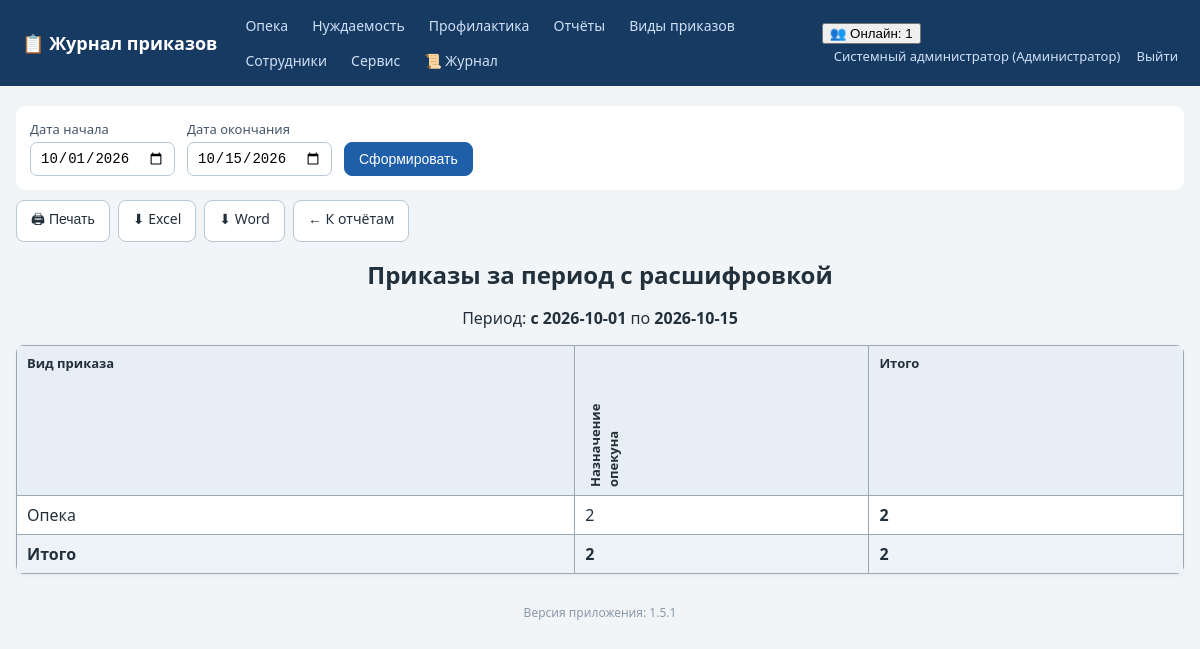
The page /reports/by_period_detail (signed in) on the database its author committed.
### tables this page shows
CREATE TABLE employees (
    id INTEGER PRIMARY KEY AUTOINCREMENT,
    full_name TEXT NOT NULL,
    position TEXT NOT NULL DEFAULT '',
    login TEXT UNIQUE,
    password_hash TEXT,
    role_id INTEGER REFERENCES roles(id)
, pwd_changed_at TEXT);

CREATE TABLE roles (
    id INTEGER PRIMARY KEY AUTOINCREMENT,
    name TEXT UNIQUE NOT NULL
);

CREATE TABLE order_types (
    id INTEGER PRIMARY KEY AUTOINCREMENT,
    kind TEXT NOT NULL,              -- вид приказа (название журнала)
    name TEXT NOT NULL,              -- наименование приказа
    UNIQUE(kind, name)
);

### app.py (the view)
@app.route('/reports/by_period_detail')
def report_by_period_detail():
    user = current_user()
    if not can_view_reports(user):
        abort(403)
    d1, d2 = _report_period()
    rows = _query_report_rows(d1, d2)
    matrix = {}
    col_names = set()
    for r in rows:
        kind = JOURNAL_TITLES[r['journal']]
        name = r['type_name'] or '(не указан)'
        col_names.add(name)
        matrix.setdefault(kind, {})
        matrix[kind][name] = matrix[kind].get(name, 0) + 1
    cols = sorted(col_names)
    table = []
    for kind in [JOURNAL_TITLES[j] for j in JOURNAL_TYPES]:
        if kind in matrix:
            table.append([kind] + [matrix[kind].get(c, 0) for c in cols])
    totals = [sum(row[i] for row in table) for i in range(1, len(cols) + 1)] if table else []
    fmt = request.args.get('fmt')
    if fmt == 'xlsx':
        return _export_xlsx_matrix(d1, d2, ('Вид приказа',) + tuple(cols), table, totals,
                                   'Приказы за период с расшифровкой')
    if fmt == 'docx':
        return _export_docx_matrix(d1, d2, ('Вид приказа',) + tuple(cols), table, totals,
                                   'Приказы за период с расшифровкой')
    return render_template('report_matrix.html', title='Приказы за период с расшифровкой',
                           d1=d1, d2=d2, cols=cols, table=table, totals=totals,
                           base_url=url_for('report_by_period_detail'))

### app.py (called while the page is built, shortened)
def has_request_context_safe():
    try:
        from flask import has_request_context
        return has_request_context()
    except Exception:
        return False

def _session_signature(uid):
    raw = request.cookies.get(app.config['SESSION_COOKIE_NAME'], '')
    if not raw:
        return ''

def _db_touch_throttled(key, min_interval=10.0):
    now = time.time()
    last = _DB_TOUCH_TS.get(key, 0)
    if now - last >= min_interval:
        _DB_TOUCH_TS[key] = now
        return True
    return False

def db_cleanup_active_sessions(cutoff):
    try:
        conn = get_db()
        conn.execute('DELETE FROM active_sessions WHERE last_seen < ?', (cutoff,))
        conn.commit()
        conn.close()
    except Exception:
        pass

def touch_active_session(uid):
    sid = _session_signature(uid)
    ip = request.remote_addr if has_request_context_safe() else ''
    now = time.time()
    with ACTIVE_SESSIONS_LOCK:
        ACTIVE_SESSIONS[(uid, sid)] = {'last_seen': now, 'ip': ip}
    if _db_touch_throttled((uid, sid)):
        db_touch_active_session(uid, sid, ip)

def cleanup_active_sessions():
    cutoff = time.time() - ACTIVE_TIMEOUT
    with ACTIVE_SESSIONS_LOCK:
        expired = [k for k, v in ACTIVE_SESSIONS.items()
                   if v['last_seen'] < cutoff]
        for k in expired:
            del ACTIVE_SESSIONS[k]
    db_cleanup_active_sessions(cutoff)

@app.before_request
def _mark_tls_noise_context():
    try:
        from flask import g as _fg
        _tls_noise_ctx.g = _fg
    except Exception:
        pass

def get_db():
    conn = sqlite3.connect(DB_PATH)
    conn.row_factory = sqlite3.Row
    conn.execute('PRAGMA foreign_keys = ON')
    return conn

def current_user():
    uid = session.get('user_id')
    if not uid:
        return None
    conn = get_db()
    u = conn.execute('SELECT e.*, r.name AS role_name FROM employees e '
                     'LEFT JOIN roles r ON r.id=e.role_id WHERE e.id=?', (uid,)).fetchone()
    conn.close()
    return u

def can_view_reports(user=None):
    user = user or current_user()
    return bool(user) and user['role_name'] in FULL_DATA_ROLES + ('Куратор',)

def can_access_journal(user, journal):
    if not user:
        return False
    if user['role_name'] in FULL_DATA_ROLES:  # админ и начальник — полный доступ
        return True
    return user['role_name'] in ROLE_ACCESS[journal]

### templates/report_matrix.html
{% extends 'base.html' %}
{% block content %}
<div class="no-print">
  <form method="get" class="period-form">
    <label>Дата начала <input type="date" name="d1" value="{{ d1 }}"></label>
    <label>Дата окончания <input type="date" name="d2" value="{{ d2 }}"></label>
    <button class="btn primary">Сформировать</button>
  </form>
  <div class="toolbar">
    <button class="btn" onclick="window.print()">🖨 Печать</button>
    <a class="btn" href="?d1={{ d1 }}&d2={{ d2 }}&fmt=xlsx">⬇ Excel</a>
    <a class="btn" href="?d1={{ d1 }}&d2={{ d2 }}&fmt=docx">⬇ Word</a>
    <a class="btn" href="{{ url_for('reports') }}">← К отчётам</a>
  </div>
</div>
<div class="printable">
  <h1 class="rep-title">{{ title }}</h1>
  <p class="rep-period">Период: <b>с {{ d1 }}</b> по <b>{{ d2 }}</b></p>
  <table class="grid bordered">
    <tr><th>Вид приказа</th>{% for c in cols %}<th class="rot">{{ c }}</th>{% endfor %}<th>Итого</th></tr>
    {% for row in table %}
    <tr>{% for cell in row %}<td>{{ cell }}</td>{% endfor %}<td><b>{{ row[1:] | sum }}</b></td></tr>
    {% else %}
    <tr><td colspan="{{ cols|length + 2 }}" class="empty">Нет данных за период</td></tr>
    {% endfor %}
    {% if table %}
    <tr class="totalrow"><td><b>Итого</b></td>
      {% for t in totals %}<td><b>{{ t }}</b></td>{% endfor %}
      <td><b>{{ totals | sum }}</b></td></tr>
    {% endif %}
  </table>
</div>
{% endblock %}

### templates/base.html (shortened to what this page needs)
<!DOCTYPE html>
<html lang="ru">
<head>
<link rel="stylesheet" href="{{ url_for('static', filename='style.css') }}">
</head>
<body>
<header class="topbar no-print">
  <div class="brand"><a href="{{ url_for('index') }}">📋 Журнал приказов</a></div>
  <nav>
    {% for j, t in accessible_journals %}
      <a href="{{ url_for('journal_list', journal=j) }}">{{ t }}</a>
    {% endfor %}
    {% if cu and cu.role_name in ['Администратор','Начальник отдела','Куратор'] %}
      <a href="{{ url_for('reports') }}">Отчёты</a>
    {% endif %}
    <a href="{{ url_for('order_types') }}">Виды приказов</a>
    {% if cu and cu.role_name == 'Администратор' %}
      <a href="{{ url_for('employees') }}">Сотрудники</a>
      <a href="{{ url_for('service') }}">Сервис</a>
      <a href="{{ url_for('logs_view') }}" title="Журнал логирования">📜 Журнал</a>
    {% endif %}
  </nav>
  <div class="userbox">
    {% if cu %}
      {% if active_users is not none %}
        <div class="online" id="onlineBox" title="Сотрудники, работавшие в системе за последние {{ (active_timeout // 60) or 1 }} мин. Обновляется автоматически.">
          <button type="button" class="online-toggle" onclick="toggleOnline()">👥 Онлайн: {{ active_users|length }}</button>
        </div>
      {% endif %}
      <a href="{{ url_for('profile') }}" title="Сменить пароль">{{ cu.full_name }} ({{ cu.role_name }})</a>
      <a href="{{ url_for('logout') }}">Выйти</a>
    {% endif %}
  </div>
</header>
<main class="container">
  {% block content %}{% endblock %}
</main>
<footer class="foot no-print">Версия приложения: {{ app_version }}</footer>
</body>
</html>

### static/style.css (style rules this page uses)
:root { --bs:#1f5fa9;--bg:#f2f5f8;--tx:#22303c; }
* { box-sizing:border-box }
body { margin:0;font-family:"Segoe UI",Arial,sans-serif;background:var(--bg);color:var(--tx); }
a { color:var(--bs); }
.topbar { display:flex;align-items:center;gap:18px;flex-wrap:wrap;background:#173a63;color:#fff;padding:10px 22px; }
.topbar .brand a { color:#fff;font-weight:700;font-size:18px;text-decoration:none; }
.topbar nav { display:flex;gap:4px;flex-wrap:wrap;flex:1; }
.topbar nav a { color:#cfe0f5;text-decoration:none;padding:6px 10px;border-radius:6px;font-size:14px; }
.userbox a { color:#cfe0f5;text-decoration:none;font-size:13px;margin-left:12px; }
.container { max-width:1200px;margin:20px auto;padding:0 16px; }
h1 { font-size:24px; }
label { display:flex;flex-direction:column;font-size:13px;gap:4px;color:#44556a; }
input,select { padding:7px 9px;border:1px solid #b9c6d3;border-radius:7px;font-size:14px;background:#fff; }
.btn { display:inline-block;padding:8px 14px;border-radius:8px;border:1px solid #b9c6d3;background:#fff;color:var(--tx);cursor:pointer;font-size:14px;text-decoration:none; }
.btn.primary { background:var(--bs);border-color:var(--bs);color:#fff; }
table.grid { width:100%;border-collapse:collapse;background:#fff;margin:14px 0;box-shadow:0 1px 4px rgba(0,0,0,.06);border-radius:8px;overflow:hidden; }
.grid th { background:#e8eef5;font-size:13px;text-align:left; }
.grid th,.grid td { padding:8px 10px;border-bottom:1px solid #e2e8ef;vertical-align:top; }
.bordered th,.bordered td { border:1px solid #9aa7b4; }
.totalrow td { background:#eef3f8; }
.period-form { display:flex;gap:12px;flex-wrap:wrap;align-items:end;background:#fff;padding:14px;border-radius:10px;margin-bottom:10px; }
.toolbar { display:flex;gap:8px;margin-bottom:14px;flex-wrap:wrap; }
.rep-title { text-align:center;margin-bottom:4px; }
.rep-period { text-align:center; }
.rot { writing-mode:vertical-rl;transform:rotate(180deg);max-height:150px;font-size:12px; }
.foot { text-align:center;color:#8a99a8;font-size:12px;margin:30px 0; }

### rows shown on the page
employees: full_name "Системный администратор"
roles: role_name "Администратор"
order_types: name "Назначение опекуна"

### other values the page prints
{{ t }} "Опека" "Нуждаемость" "Профилактика"
{{ active_users|length }} "1"
{{ title }} "Приказы за период с расшифровкой"
{{ d1 }} "2026-10-01"
{{ d2 }} "2026-10-15"
{{ cell }} "Опека" "2"
{{ row[1:] | sum }} "2"
{{ t }} "2"
{{ totals | sum }} "2"
{{ app_version }} "1.5.1"
